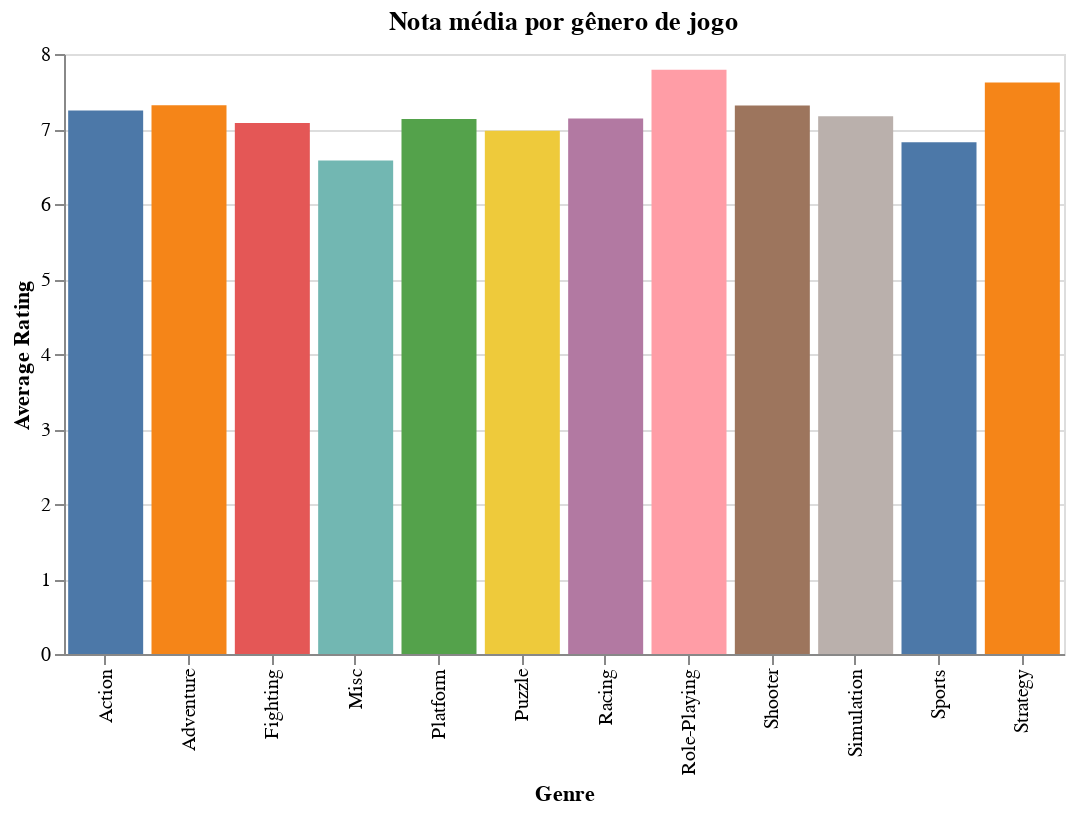

Notebook code cell kept with this figure:
### Code cell
graph_rating.interactive()

### Figure 1 — Vega-Lite specification as saved in the notebook (floating-point values rounded to 4 significant figures)
{"config": {"view": {"continuousWidth": 300, "continuousHeight": 300}}, "data": {"name": "data-f166d05286f436846eefc5c4ae08c139"}, "mark": {"type": "bar"}, "encoding": {"color": {"field": "Genre", "legend": null, "type": "nominal"}, "tooltip": [{"field": "Genre", "title": "Gênero", "type": "ordinal"}, {"field": "rating", "title": "Média de Avaliação", "type": "quantitative"}], "x": {"field": "Genre", "title": "Genre", "type": "ordinal"}, "y": {"field": "rating", "title": "Average Rating", "type": "quantitative"}}, "params": [{"name": "param_1e9efca18e7a2868", "select": {"type": "interval", "encodings": ["x", "y"]}, "bind": "scales"}], "title": "Nota média por gênero de jogo", "width": 500, "$schema": "https://vega.github.io/schema/vega-lite/v6.1.0.json", "datasets": {"data-f166d05286f436846eefc5c4ae08c139": [{"Genre": "Action", "rating": 7.248}, {"Genre": "Adventure", "rating": 7.318}, {"Genre": "Fighting", "rating": 7.081}, {"Genre": "Misc", "rating": 6.579}, {"Genre": "Platform", "rating": 7.133}, {"Genre": "Puzzle", "rating": 6.977}, {"Genre": "Racing", "rating": 7.139}, {"Genre": "Role-Playing", "rating": 7.789}, {"Genre": "Shooter", "rating": 7.314}, {"Genre": "Simulation", "rating": 7.171}, {"Genre": "Sports", "rating": 6.824}, {"Genre": "Strategy", "rating": 7.62}]}}
